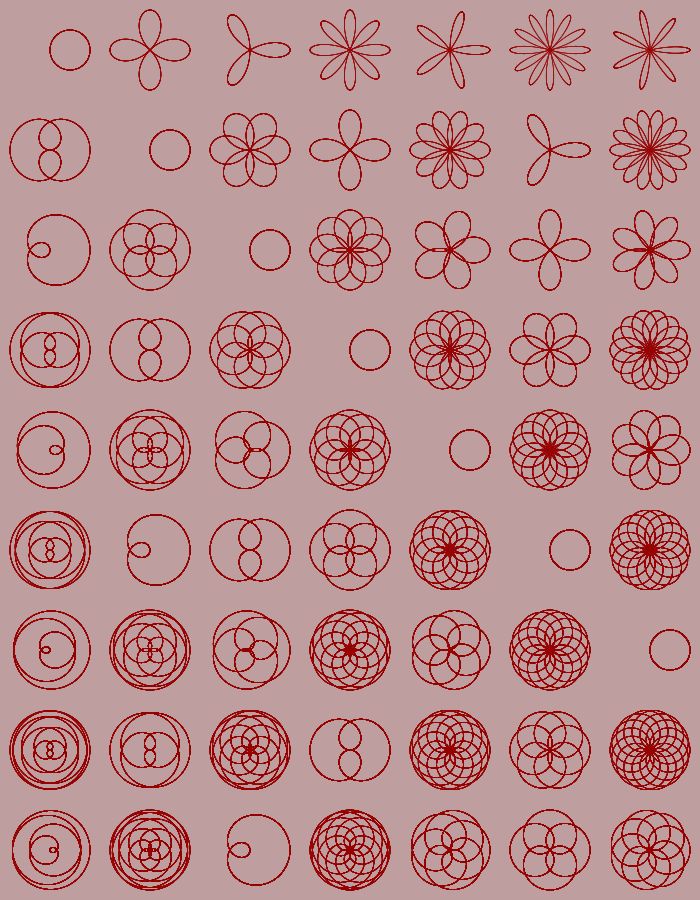
Frame 1 (no input)
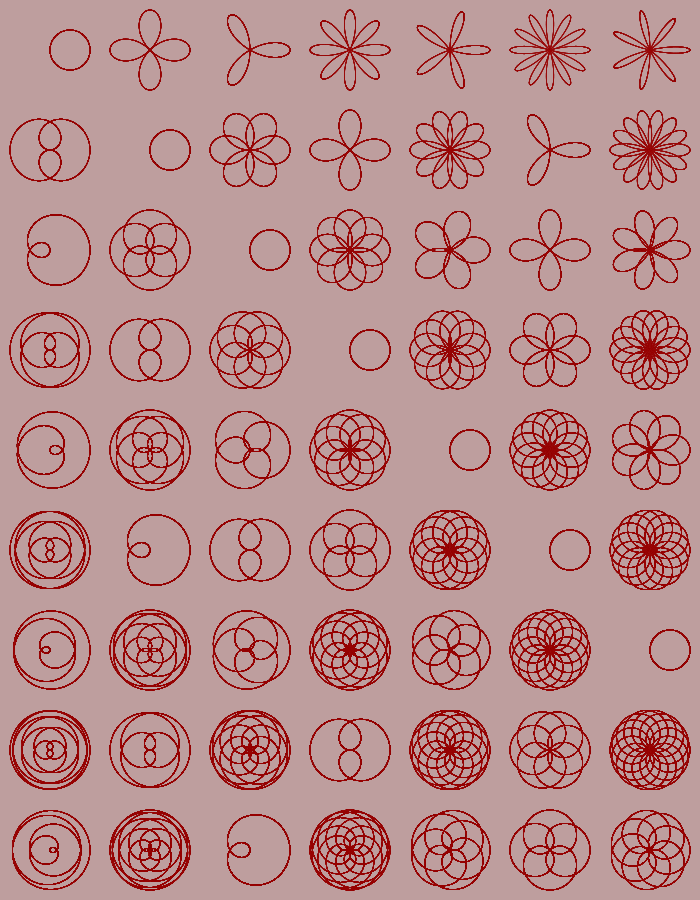
Frame 2 (the mouse pressed at the canvas centre, redrawn once)

The p5.js sketch that drew these frames (run headless with seeded random() and noise() and a simulated clock; the mouse was pressed at the canvas centre and the sketch redrawn once):

// p5.js sketch
// ── sketch.js
let height = 900;
let width = 700;

function setup() {
  createCanvas(width, height);
  background("#BE9E9E");
  strokeWeight(0.8);
  noLoop();
}

function draw() {
  let roseSize = 40;

  // drawing roses
  let yOffset = 0;
  for (var d = 1; d <= 9; d++) {
    let xOffset = 0;
    for (var n = 1; n <= 7; n++) {
      drawRose(50 + xOffset, 50 + yOffset, roseSize, n, d);
      xOffset += 2.5 * roseSize;
    }
    yOffset += 2.5 * roseSize;
  }
}

function drawRose(xOffset, yOffset, a, n, d) {
  // A rose is the set of points in polar coordinates        specified by the polar equation r = a * cos(k*theta)
  let k = n / d;
  stroke("#9A0D0D");
  for (var theta = 0; theta <= d * TWO_PI; theta += 0.001) {
    let x = a * cos(k * theta) * cos(theta);
    let y = a * cos(k * theta) * sin(theta);
    point(x + xOffset, y + yOffset);
  }
}
